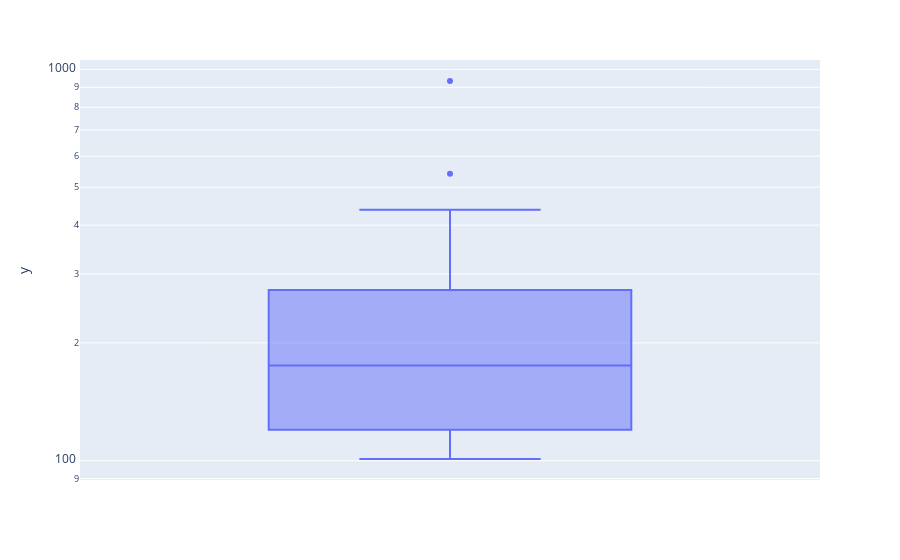

The notebook cell saved with this chart:
### Code cell
# Plot the frequencies on a bar plot
fig = px.box(RC_df, y=Occur_vals, log_y=True)
fig.show()

### Figure 1 — Plotly figure (JSON) as saved in the notebook; plotly's stock layout.template omitted (floating-point values rounded to 4 significant figures)
{"data": [{"alignmentgroup": "True", "hovertemplate": "y=%{y}<extra></extra>", "legendgroup": "", "marker": {"color": "#636efa"}, "name": "", "notched": false, "offsetgroup": "", "orientation": "v", "showlegend": false, "type": "box", "x0": " ", "xaxis": "x", "y": [380, 132, 113, 232, 150, 294, 236, 110, 134, 438, 252, 183, 115, 934, 218, 112, 231, 122, 118, 167, 101, 336, 294, 139, 197, 102, 145, 541], "y0": " ", "yaxis": "y"}], "layout": {"autosize": true, "boxmode": "group", "legend": {"tracegroupgap": 0}, "margin": {"t": 60}, "xaxis": {"anchor": "y", "autorange": true, "domain": [0, 1], "range": [-0.5, 0.5], "type": "category"}, "yaxis": {"anchor": "x", "autorange": true, "domain": [0, 1], "range": [1.951, 3.024], "title": {"text": "y"}, "type": "log"}}}
